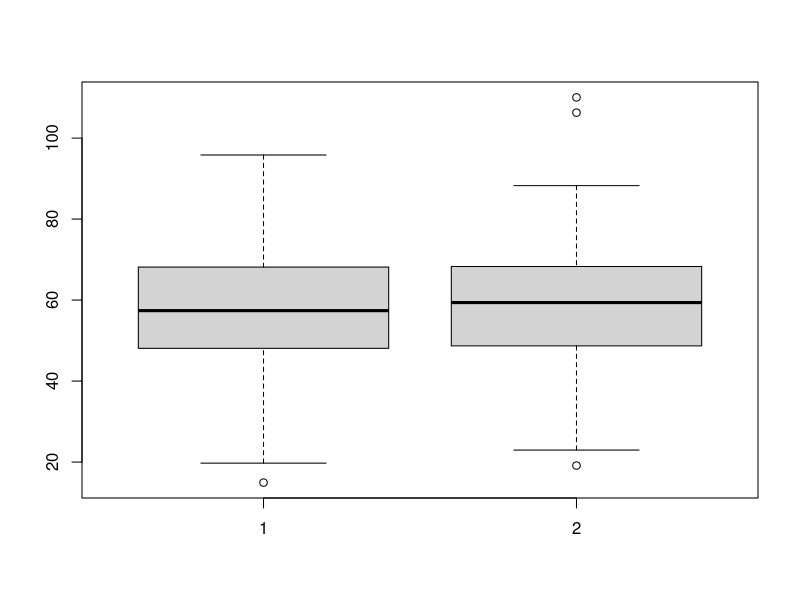

This chart was generated by the following R code:
#getcwd() 
#C:/Python/Notebooks/Hypothesis

# Generate a similar but significantly different random distribution for StoreC
# based on contents of "storeA.csv".
# Assumes storeA data is normally distributd.

#load data
storeA <- read.csv("storeA.csv", header=FALSE)

s <- sd(storeA$V1)
m <- mean(storeA$V1)
n <- length(storeA$V1)

#introduce some random variation in the Mean
m2 = m * (1+(runif(1)/10))
print(m)
print(m2)

s2 = s * (0.5+(0.5-runif(1)/100))

#simulate a new distribution
randSimC <- rnorm(n,mean = m2, sd = s2)
boxplot(storeA$V1, randSimC)

#write it out - use write.table not write.csv so we can switch off col header
#write.csv(randSim, file="store_cNEW.csv", row.names=FALSE)
write.table(randSimC, file = "storeC_NEW.csv",row.names=FALSE, col.names=FALSE, sep=",")